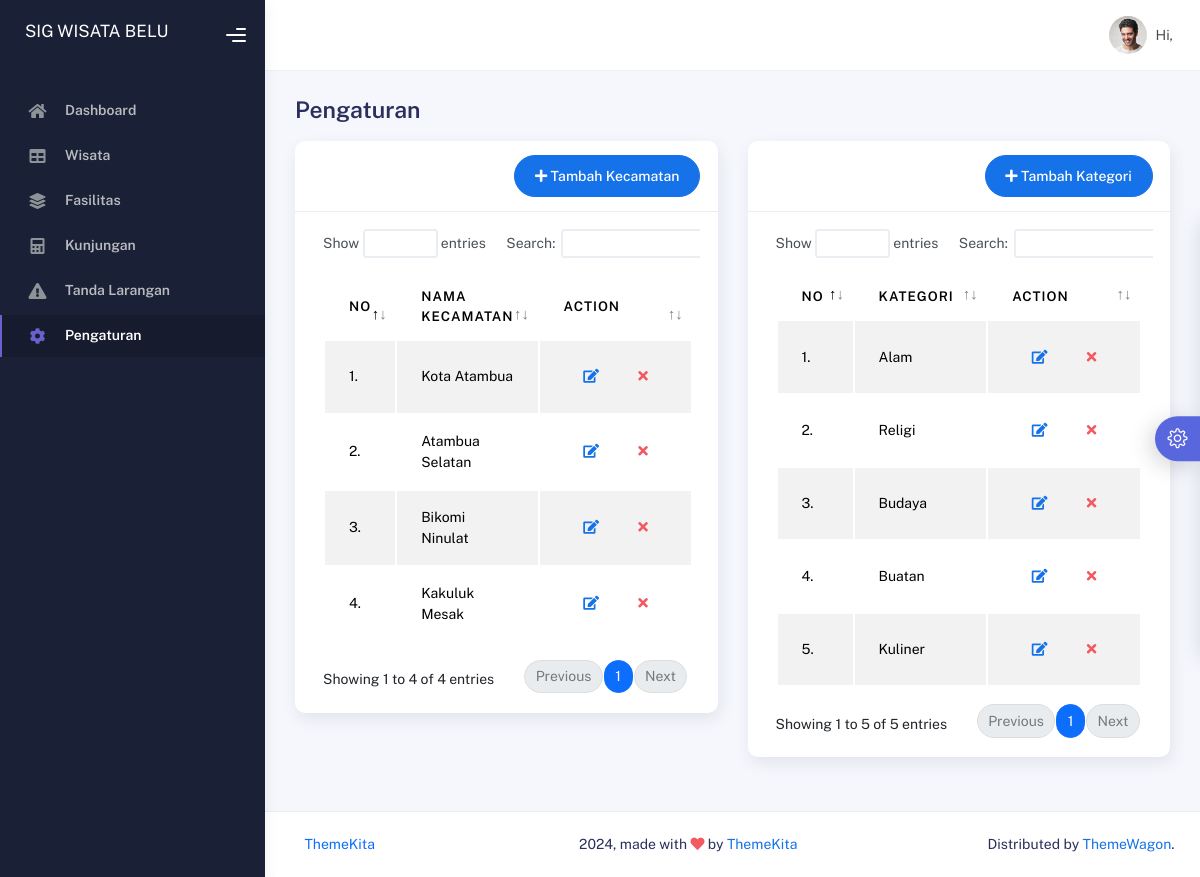
The page /index.php/setings on the database its author committed.
### tables this page shows
CREATE TABLE `kecamatan` (
  `id_kecamatan` int(11) NOT NULL,
  `nama_kecamatan` varchar(255) NOT NULL
);

CREATE TABLE `kategori` (
  `id_kategori` int(11) NOT NULL,
  `nama_kategori` varchar(255) NOT NULL
);

### application/controllers/Setings.php (called while the page is built, shortened)
<?php
class Setings extends CI_Controller {
    public function __construct()
    {
        $this->load->model('Setings_model');
    }
    public function index()
    {
        $data['menu'] = 'setings';
        $data['kecamatan'] = $this->Setings_model->get_all('kecamatan');
        $data['kategori'] = $this->Setings_model->get_all('kategori');
        $this->load->view('admin/templates/header', $data);
        $this->load->view('admin/setings/index', $data);
        $this->load->view('admin/templates/footer');
    }
}

### index.php (called while the page is built, shortened)
<?php
require_once BASEPATH.'core/CodeIgniter.php';

### application/models/Setings_model.php (called while the page is built, shortened)
<?php
class Setings_model extends CI_Model {
    public function get_all($table)
    {
        return $this->db->get($table)->result_array();
    }
}

### application/views/admin/setings/index.php (the view, shortened to what this page needs)
<div class="container">
    <div class="page-inner">
        <h3 class="fw-bold mb-3">Pengaturan</h3>
        <div class="row">
            <div class="col-md-6">
                <div class="card">
                    <div class="card-header">
                        <div class="d-flex align-items-center">
                            <button class="btn btn-primary btn-round ms-auto" data-bs-toggle="modal"
                                data-bs-target="#addKecamatan">
                                <i class="fa fa-plus"></i>
                                Tambah Kecamatan
                            </button>
                        </div>
                    </div>
                    <div class="card-body">
                        <div class="table-responsive">
                            <table id="tb-kecamatan" class="display table table-striped table-hover">
                                <thead>
                                    <tr>
                                        <th>No</th>
                                        <th>Nama Kecamatan</th>
                                        <th style="width: 10%">Action</th>
                                    </tr>
                                </thead>
                                <tbody>
                                    <?php $i = 1;?>
                                    <?php foreach ($kecamatan as $key => $value) :?>
                                    <tr>
                                        <td><?=$i++?>. </td>
                                        <td><?=$value['nama_kecamatan'];?></td>
                                        <td>
                                            <div class="form-button-action">
                                                <button class="btn btn-link btn-primary editKecamatanBtn"
                                                    data-bs-toggle="modal" data-bs-target="#editKecamatanBtn"
                                                    data-id_kecamatan="<?= $value['id_kecamatan'] ?>"
                                                    data-nama="<?= $value['nama_kecamatan'] ?>"
                                                    data-original-title="Edit Kecamatan">
                                                    <i class="fa fa-edit"></i></button>
                                                <button class="btn btn-link btn-danger deleteKecamatanBtn"
                                                    data-bs-toggle="modal" data-bs-target="#deleteKecamatanBtn"
                                                    data-id_kecamatan="<?= $value['id_kecamatan'] ?>"
                                                    data-original-title="Remove">
                                                    <i class="fa fa-times"></i></button>
                                            </div>
                                        </td>
                                    </tr>
                                    <?php endforeach;?>
                                </tbody>
                            </table>
                        </div>
                    </div>
                </div>
            </div>
            <div class="col-md-6">
                <div class="card">
                    <div class="card-header">
                        <div class="d-flex align-items-center">
                            <button class="btn btn-primary btn-round ms-auto" data-bs-toggle="modal"
                                data-bs-target="#addKategori">
                                <i class="fa fa-plus"></i>
                                Tambah Kategori
                            </button>
                        </div>
                    </div>
                    <div class="card-body">
                        <div class="table-responsive">
                            <table id="tb-kategori" class="display table table-striped table-hover">
                                <thead>
                                    <tr>
                                        <th>No</th>
                                        <th>Kategori</th>
                                        <th style="width: 10%">Action</th>
                                    </tr>
                                </thead>
                                <tbody>
                                    <?php $j = 1;?>
                                    <?php foreach ($kategori as $key => $value) :?>
                                    <tr>
                                        <td><?=$j++?>. </td>
                                        <td><?=$value['nama_kategori'];?></td>
                                        <td>
                                            <div class="form-button-action">
                                                <button class="btn btn-link btn-primary editKategoriBtn"
                                                    data-bs-toggle="modal" data-bs-target="#editKategoriBtn"
                                                    data-id_kategori="<?= $value['id_kategori'] ?>"
                                                    data-nama="<?= $value['nama_kategori'] ?>"
                                                    data-original-title="Edit Kategori">
                                                    <i class="fa fa-edit"></i></button>
                                                <button class="btn btn-link btn-danger deleteKategoriBtn"
                                                    data-bs-toggle="modal" data-bs-target="#deleteKategoriBtn"
                                                    data-id_kategori="<?= $value['id_kategori'] ?>"
                                                    data-original-title="Remove">
                                                    <i class="fa fa-times"></i></button>
                                            </div>
                                        </td>
                                    </tr>
                                    <?php endforeach;?>
                                </tbody>
                            </table>
                        </div>
                    </div>
                </div>
            </div>
        </div>
    </div>
</div>

### rows shown on the page
kecamatan: nama_kecamatan "Kota Atambua"
kecamatan: nama_kecamatan "Atambua Selatan"
kecamatan: nama_kecamatan "Bikomi Ninulat"
kecamatan: nama_kecamatan "Kakuluk Mesak"
kategori: nama_kategori "Alam"
kategori: nama_kategori "Religi"
kategori: nama_kategori "Budaya"
kategori: nama_kategori "Buatan"
kategori: nama_kategori "Kuliner"
